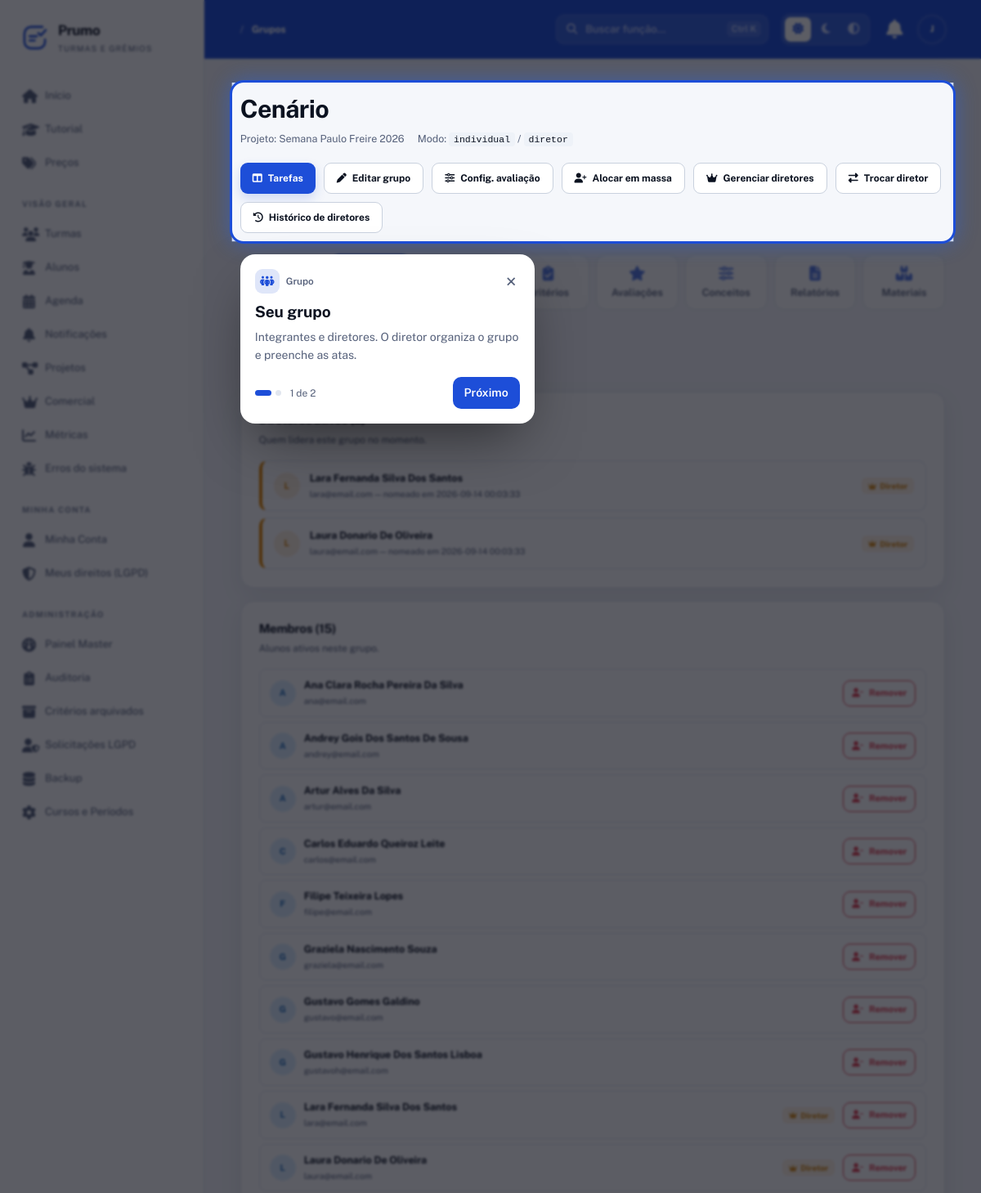
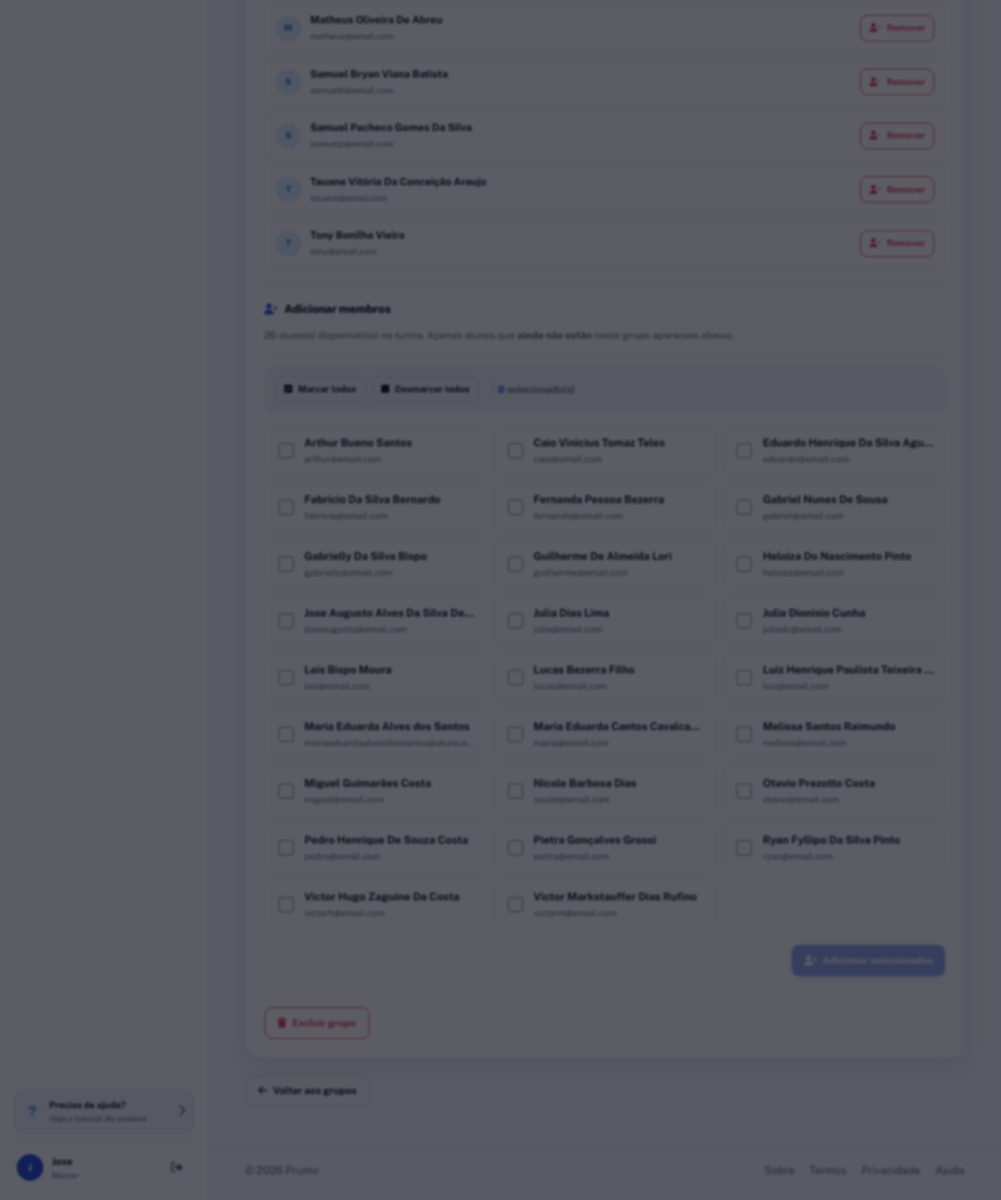
The page /SGT/grupos/5?tour=grupo (signed in) on the database its author committed (2 pictures, top to bottom).
### tables this page shows
CREATE TABLE grupos (
  id INT AUTO_INCREMENT PRIMARY KEY,
  projeto_id INT NOT NULL,
  nome VARCHAR(150) NOT NULL,
  modo_avaliacao_grupo ENUM('individual','coletiva') DEFAULT 'individual',
  modo_avaliacao_por ENUM('diretor','representante','pares','autoavaliacao','misto') DEFAULT 'diretor',
  created_at TIMESTAMP DEFAULT CURRENT_TIMESTAMP,
  updated_at TIMESTAMP DEFAULT CURRENT_TIMESTAMP ON UPDATE CURRENT_TIMESTAMP,
  FOREIGN KEY (projeto_id) REFERENCES projetos(id) ON DELETE CASCADE,
  INDEX idx_grupos_projeto (projeto_id)
);

CREATE TABLE projetos (
  id INT AUTO_INCREMENT PRIMARY KEY,
  turma_id INT NOT NULL,
  diretoria_id INT NULL,                      
  nome VARCHAR(150) NOT NULL,
  descricao TEXT DEFAULT NULL,
  prazo DATE DEFAULT NULL,
  modo_avaliacao ENUM('etapa','cronograma') DEFAULT 'cronograma',
  alunos_pedem_grupo TINYINT(1) NOT NULL DEFAULT 0,       
  alunos_pedem_diretor TINYINT(1) NOT NULL DEFAULT 0,     
  diretores_por_grupo INT NOT NULL DEFAULT 1,
  avaliacao_reps ENUM('compartilhada','media') NOT NULL DEFAULT 'compartilhada',  
  encerrado TINYINT(1) DEFAULT 0,
  encerrado_em DATETIME DEFAULT NULL,
  encerrado_por INT DEFAULT NULL,
  created_at TIMESTAMP DEFAULT CURRENT_TIMESTAMP,
  updated_at TIMESTAMP DEFAULT CURRENT_TIMESTAMP ON UPDATE CURRENT_TIMESTAMP,
  FOREIGN KEY (turma_id) REFERENCES turmas(id) ON DELETE CASCADE,
  FOREIGN KEY (encerrado_por) REFERENCES usuarios(id) ON DELETE SET NULL,
  INDEX idx_projetos_turma (turma_id),
  INDEX idx_projetos_encerrado (encerrado),
  CONSTRAINT fk_projeto_diretoria FOREIGN KEY (diretoria_id) REFERENCES gremio_diretorias(id) ON DELETE SET NULL
);

CREATE TABLE grupo_diretores (
  id INT AUTO_INCREMENT PRIMARY KEY,
  grupo_id INT NOT NULL,
  usuario_id INT DEFAULT NULL,
  ativo TINYINT(1) DEFAULT 1,
  nomeado_por INT DEFAULT NULL,
  nomeado_em TIMESTAMP DEFAULT CURRENT_TIMESTAMP,
  removido_por INT DEFAULT NULL,
  removido_em DATETIME DEFAULT NULL,
  FOREIGN KEY (grupo_id) REFERENCES grupos(id) ON DELETE CASCADE,
  FOREIGN KEY (usuario_id) REFERENCES usuarios(id) ON DELETE SET NULL,
  FOREIGN KEY (nomeado_por) REFERENCES usuarios(id) ON DELETE SET NULL,
  FOREIGN KEY (removido_por) REFERENCES usuarios(id) ON DELETE SET NULL,
  INDEX idx_gd_grupo_ativo (grupo_id, ativo),
  INDEX idx_gd_usuario (usuario_id),
  INDEX idx_gd_ativo (ativo)
);

CREATE TABLE usuarios (
  id INT AUTO_INCREMENT PRIMARY KEY,
  nome VARCHAR(150) NOT NULL,
  email VARCHAR(150) NOT NULL UNIQUE,
  senha VARCHAR(255) NOT NULL,
  google_id VARCHAR(64) DEFAULT NULL,            
  tipo ENUM('aluno','master') NOT NULL DEFAULT 'aluno',
  telefone VARCHAR(20) DEFAULT NULL,
  data_nascimento DATE DEFAULT NULL,
  email_confirmado TINYINT(1) NOT NULL DEFAULT 0,
  email_token VARCHAR(255) DEFAULT NULL,
  email_token_expira DATETIME DEFAULT NULL,
  primeiro_login TINYINT(1) NOT NULL DEFAULT 1,
  cadastro_pendente TINYINT(1) NOT NULL DEFAULT 0,  
  ativo TINYINT(1) NOT NULL DEFAULT 1,
  lgpd_aceito TINYINT(1) NOT NULL DEFAULT 0,
  lgpd_data DATETIME DEFAULT NULL,
  ultimo_acesso DATETIME DEFAULT NULL,
  created_at TIMESTAMP DEFAULT CURRENT_TIMESTAMP,
  updated_at TIMESTAMP DEFAULT CURRENT_TIMESTAMP ON UPDATE CURRENT_TIMESTAMP,
  UNIQUE KEY uk_google_id (google_id),
  INDEX idx_usuarios_email (email),
  INDEX idx_usuarios_tipo (tipo),
  INDEX idx_usuarios_ativo (ativo)
);

CREATE TABLE grupo_alunos (
  id INT AUTO_INCREMENT PRIMARY KEY,
  grupo_id INT NOT NULL,
  usuario_id INT NOT NULL,
  entrou_em TIMESTAMP DEFAULT CURRENT_TIMESTAMP,
  saiu_em DATETIME DEFAULT NULL,
  UNIQUE KEY unico_grupo_aluno (grupo_id, usuario_id),
  FOREIGN KEY (grupo_id) REFERENCES grupos(id) ON DELETE CASCADE,
  FOREIGN KEY (usuario_id) REFERENCES usuarios(id) ON DELETE CASCADE,
  INDEX idx_ga_usuario (usuario_id)
);

### app/Views/grupos/detalhe.php (the view, shortened to what the rows shown need)
<?php
require_once __DIR__ . '/../layouts/header.php';
require_once __DIR__ . '/../layouts/nav.php';
?>
<section class="hero-section">
    <div>
        <h1><?= h($grupo['nome']) ?></h1>
        <div class="grupo-hero-meta">
            <span>
                Projeto:
                <a href="<?= $basePath ?>/projetos/<?= (int) $projeto['id'] ?>"><?= h($projeto['nome']) ?></a>
            </span>
            <span>
                Modo: <code><?= h($grupo['modo_avaliacao_grupo']) ?></code>
                / <code><?= h($grupo['modo_avaliacao_por']) ?></code>
            </span>
        </div>
    </div>
</section>
<?php require __DIR__ . '/../projetos/_nav.php'; ?>
<section class="panel mb-16">
    <div class="panel-header">
        <div>
            <h2>Diretores ativos (<?= count($diretores) ?>)</h2>
        </div>
    </div>
    <?php if (empty($diretores)): ?>
        <p class="text-muted">Nenhum diretor nomeado.</p>
    <?php else: ?>
        <div class="diretores-lista">
            <?php foreach ($diretores as $d): ?>
                <div class="diretor-item">
                    <span class="avatar"><?= strtoupper(substr($d['nome'], 0, 1)) ?></span>
                    <div class="diretor-info">
                        <strong><?= h($d['nome']) ?></strong>
                        <small>
                            <?= h($d['email']) ?>
                            — nomeado em <?= h($d['nomeado_em']) ?>
                        </small>
                    </div>
                    <span class="badge badge-yellow"><i class="fas fa-crown"></i> Diretor</span>
                </div>
            <?php endforeach; ?>
        </div>
    <?php endif; ?>
</section>
<section class="panel">
    <div class="panel-header">
        <div>
            <h2>Membros (<?= count($membros) ?>)</h2>
        </div>
    </div>
    <?php if (empty($membros)): ?>
        <p class="text-muted">Nenhum membro.</p>
    <?php else: ?>
        <div class="membros-lista">
            <?php foreach ($membros as $m): ?>
                <?php
                $ehDiretor = false;
                foreach ($diretores as $d) {
                    if ((int) $d['usuario_id'] === (int) $m['usuario_id']) { $ehDiretor = true; break; }
                }
                ?>
                <div class="membro-item">
                    <span class="avatar avatar-blue"><?= strtoupper(substr($m['nome'], 0, 1)) ?></span>
                    <div class="membro-info">
                        <strong><?= h($m['nome']) ?></strong>
                        <small><?= h($m['email']) ?></small>
                    </div>
                    <?php if ($ehDiretor): ?>
                        <span class="badge badge-yellow"><i class="fas fa-crown"></i> Diretor</span>
                    <?php endif; ?>
                    <?php if ($podeEditar): ?>
                        <form method="POST" action="<?= $basePath ?>/grupos/<?= (int) $grupo['id'] ?>/membros/remover"
                              class="d-inline">
                            <button type="submit" class="button small btn-outline-danger"
                                    onclick="return confirm('Remover este membro do grupo?')">
                                <i class="fas fa-user-minus"></i> Remover
                            </button>
                        </form>
                    <?php endif; ?>
                </div>
            <?php endforeach; ?>
        </div>
    <?php endif; ?>
    <?php if ($podeEditar): ?>
        <?php if (empty($candidatos)): ?>
            <p class="sem-candidatos">
                <i class="fas fa-info-circle"></i>
                Nenhum aluno disponível — todos os alunos da turma já estão neste grupo.
            </p>
        <?php else: ?>
            <div class="add-membro-bloco">
                <form method="POST" action="<?= $basePath ?>/grupos/<?= (int) $grupo['id'] ?>/membros/adicionar"
                      class="add-membro-form" id="form-add-membros">
                    <div class="checkbox-list">
                        <?php foreach ($candidatos as $c): ?>
                            <label class="checkbox-turma">
                                <input type="checkbox" name="usuario_ids[]" value="<?= (int) $c['id'] ?>"
                                       class="checkbox-add-membro"
                                       onchange="atualizarContadorAdd()">
                                <div class="checkbox-turma-info">
                                    <strong><?= h($c['nome']) ?></strong>
                                    <small><?= h($c['email']) ?></small>
                                </div>
                            </label>
                        <?php endforeach; ?>
                    </div>
                </form>
            </div>
        <?php endif; ?>
    <?php endif; ?>
</section>
<?php require_once __DIR__ . '/../layouts/footer.php'; ?>

### rows shown on the page
grupos: nome "Cenário", modo_avaliacao_grupo "individual", modo_avaliacao_por "diretor"
projetos: nome "Semana Paulo Freire 2026"
grupo_diretores: usuario.nome "Lara Fernanda Silva Dos Santos", usuario.email "lara@email.com", nomeado_em "2026-09-14 00:03:33"
grupo_diretores: usuario.nome "Laura Donario De Oliveira", usuario.email "laura@email.com", nomeado_em "2026-09-14 00:03:33"
grupo_alunos: usuario.nome "A", usuario.nome "Ana Clara Rocha Pereira Da Silva", usuario.email "ana@email.com"
grupo_alunos: usuario.nome "A", usuario.nome "Andrey Gois Dos Santos De Sousa", usuario.email "andrey@email.com"
grupo_alunos: usuario.nome "A", usuario.nome "Artur Alves Da Silva", usuario.email "artur@email.com"
grupo_alunos: usuario.nome "C", usuario.nome "Carlos Eduardo Queiroz Leite", usuario.email "carlos@email.com"
grupo_alunos: usuario.nome "F", usuario.nome "Filipe Teixeira Lopes", usuario.email "filipe@email.com"
grupo_alunos: usuario.nome "G", usuario.nome "Graziela Nascimento Souza", usuario.email "graziela@email.com"
grupo_alunos: usuario.nome "G", usuario.nome "Gustavo Gomes Galdino", usuario.email "gustavo@email.com"
grupo_alunos: usuario.nome "G", usuario.nome "Gustavo Henrique Dos Santos Lisboa", usuario.email "gustavoh@email.com"
grupo_alunos: usuario.nome "L", usuario.nome "Lara Fernanda Silva Dos Santos", usuario.email "lara@email.com", shows "Diretor"
grupo_alunos: usuario.nome "L", usuario.nome "Laura Donario De Oliveira", usuario.email "laura@email.com", shows "Diretor"
grupo_alunos: usuario.nome "M", usuario.nome "Matheus Oliveira De Abreu", usuario.email "matheus@email.com"
grupo_alunos: usuario.nome "S", usuario.nome "Samuel Bryan Viana Batista", usuario.email "samuelb@email.com"
grupo_alunos: usuario.nome "S", usuario.nome "Samuel Pacheco Gomes Da Silva", usuario.email "samuelp@email.com"
grupo_alunos: usuario.nome "T", usuario.nome "Tauane Vitória Da Conceição Araujo", usuario.email "tauane@email.com"
grupo_alunos: usuario.nome "T", usuario.nome "Tony Bonilha Vieira", usuario.email "tony@email.com"
usuarios: nome "Arthur Bueno Santos", email "arthur@email.com"
usuarios: nome "Caio Vinicius Tomaz Teles", email "caio@email.com"
usuarios: nome "Eduardo Henrique Da Silva Agu…", email "eduardo@email.com"
usuarios: nome "Fabricio Da Silva Bernardo", email "fabricio@email.com"
usuarios: nome "Fernanda Pessoa Bezerra", email "fernanda@email.com"
usuarios: nome "Gabriel Nunes De Sousa", email "gabriel@email.com"
usuarios: nome "Gabrielly Da Silva Bispo", email "gabrielly@email.com"
usuarios: nome "Guilherme De Almeida Lori", email "guilherme@email.com"
usuarios: nome "Heloiza Do Nascimento Pinto", email "heloiza@email.com"
usuarios: nome "Jose Augusto Alves Da Silva De…", email "joseaugusto@email.com"
usuarios: nome "Julia Dias Lima", email "julia@email.com"
usuarios: nome "Julia Dionisio Cunha", email "juliadc@email.com"
usuarios: nome "Lais Bispo Moura", email "lais@email.com"
usuarios: nome "Lucas Bezerra Filho", email "lucas@email.com"
usuarios: nome "Luiz Henrique Paulista Teixeira…", email "luiz@email.com"
usuarios: nome "Maria Eduarda Alves dos Santos", email "mariaeduardaalvesdossantos@aluno.e…"
usuarios: nome "Maria Eduarda Cantos Cavalca…", email "maria@email.com"
usuarios: nome "Melissa Santos Raimundo", email "melissa@email.com"
usuarios: nome "Miguel Guimarães Costa", email "miguel@email.com"
usuarios: nome "Nicole Barbosa Dias", email "nicole@email.com"
usuarios: nome "Otavio Prezotto Costa", email "otavio@email.com"
usuarios: nome "Pedro Henrique De Souza Costa", email "pedro@email.com"
usuarios: nome "Pietra Gonçalves Grossi", email "pietra@email.com"
usuarios: nome "Ryan Fyllipo Da Silva Pinto", email "ryan@email.com"
usuarios: nome "Victor Hugo Zaguine Da Costa", email "victorh@email.com"
usuarios: nome "Victor Markstauffer Dias Rufino", email "victorm@email.com"

### other values the page prints
$appName "Prumo"
$label "Início"
$label "Tutorial"
$label "Preços"
$secao "VISÃO GERAL"
$label "Turmas"
$label "Alunos"
$label "Agenda"
$label "Notificações"
$label "Projetos"
$label "Comercial"
$label "Métricas"
$label "Erros do sistema"
$secao "MINHA CONTA"
$label "Minha Conta"
